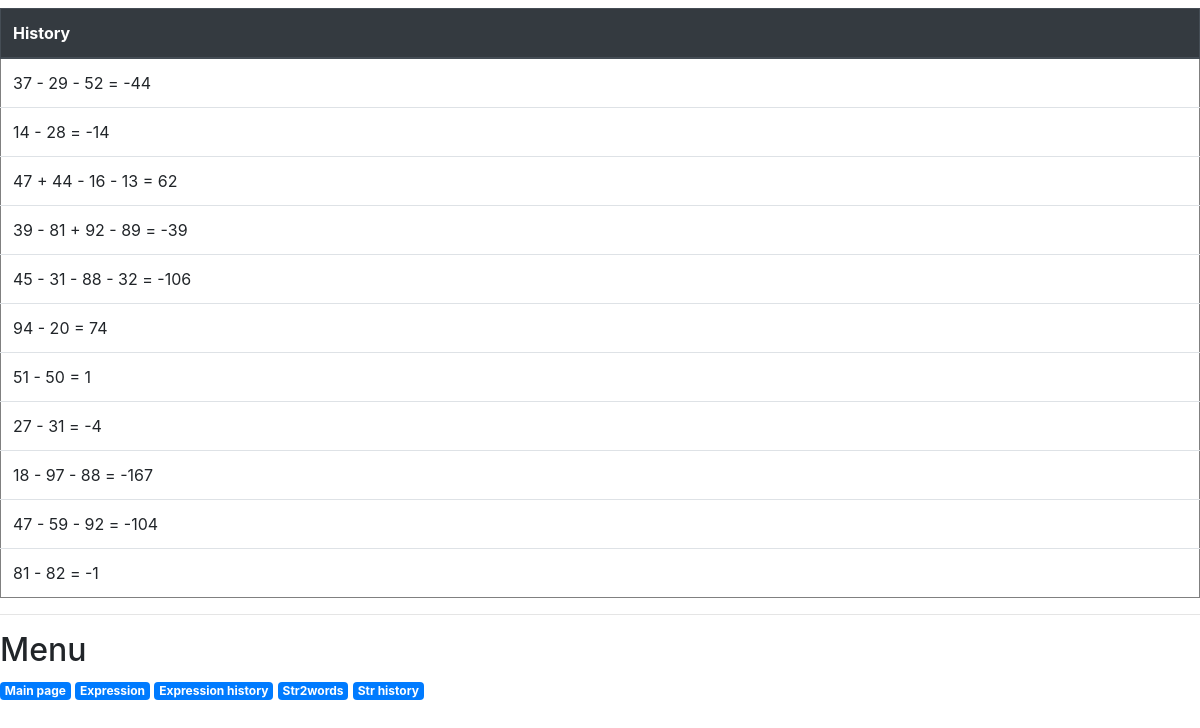
Page /history/ on the earlier database version.
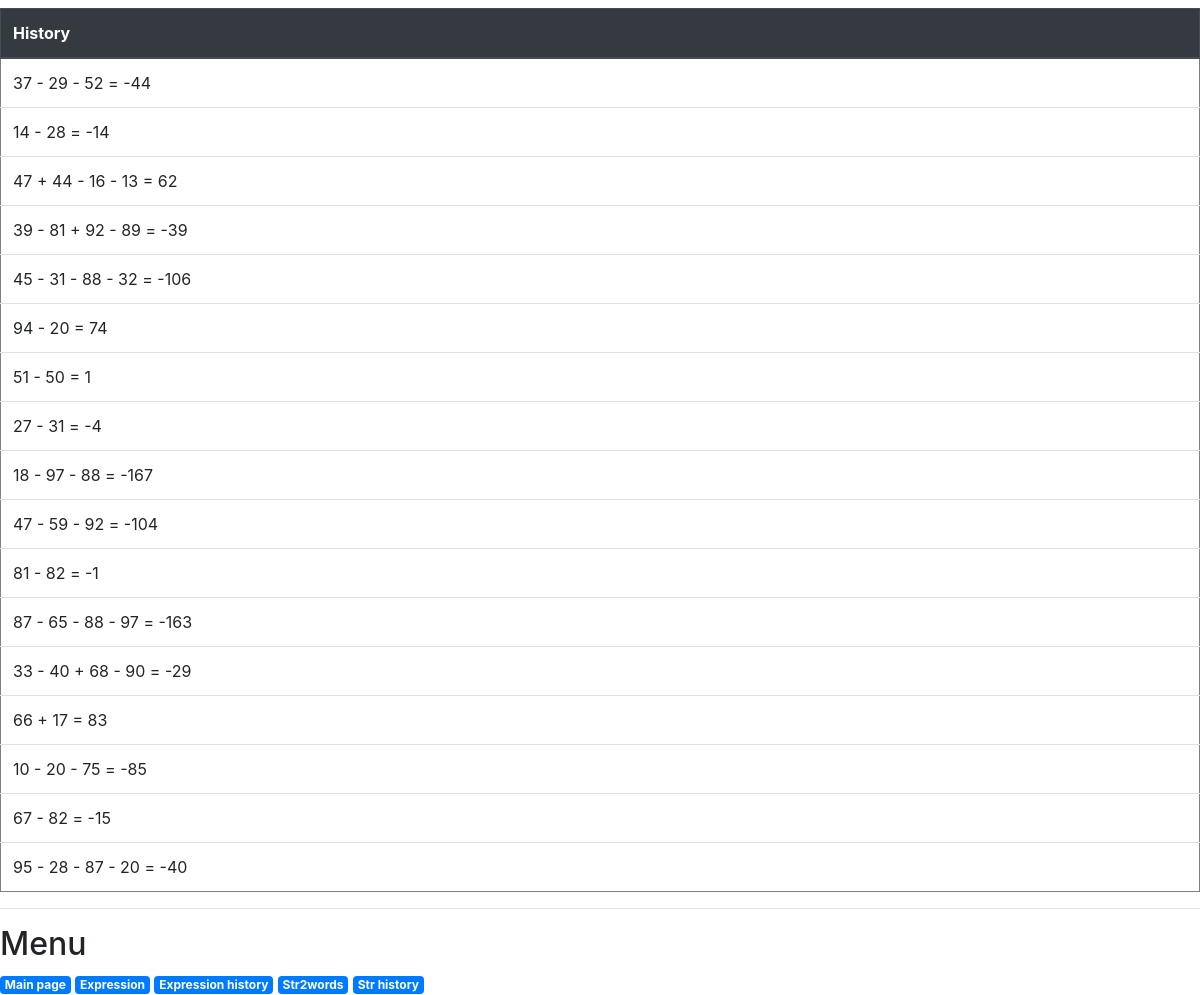
Same page on the later database version.
### first/models.py (models this page shows)
class Expression(models.Model):
    syntax = models.CharField(max_length=50)
    def __str__(self) -> str:
        return self.syntax

### first/views.py (the view)
# urls.py: path('history/', views.history),
def history(request):
    context = {'expressions': Expression.objects.all()}
    return render(request, 'history.html', context)

### first/templates/history.html (shortened to what this page needs)
<!DOCTYPE html>
<html lang="en">
<head>
    <link rel="stylesheet" href="https://stackpath.bootstrapcdn.com/bootstrap/4.3.1/css/bootstrap.min.css">
</head>
<body>
    <main>
        {% if not expressions %}
            <p>No expression history yet!</p>
        {% else %}
            <table border="1" class="table">
                <thead class="thead-dark">
                    <tr><th> History </th></tr>
                </thead>
                <tbody>
                    {% for exp in expressions %}
                    <tr><td>{{ exp }}</td></tr>
                    {% endfor %}
                </tbody>
            </table>
        {% endif %}
    </main>
    <footer>
        {% include "menu2.html" %}
    </footer>
</body>
</html>

### first/templates/menu2.html
<hr>
<h2>Menu</h2>
<a href="/index/" class="badge badge-primary">Main page</a>
<a href="/expression/" class="badge badge-primary">Expression</a>
<a href="/history/" class="badge badge-primary">Expression history</a>
<a href="/str2words/" class="badge badge-primary">Str2words</a>
<a href="/str_history/" class="badge badge-primary">Str history</a>

Differences in the rows shown:
added Expression: syntax "87 - 65 - 88 - 97 = -163"
added Expression: syntax "33 - 40 + 68 - 90 = -29"
added Expression: syntax "66 + 17 = 83"
added Expression: syntax "10 - 20 - 75 = -85"
added Expression: syntax "67 - 82 = -15"
added Expression: syntax "95 - 28 - 87 - 20 = -40"
